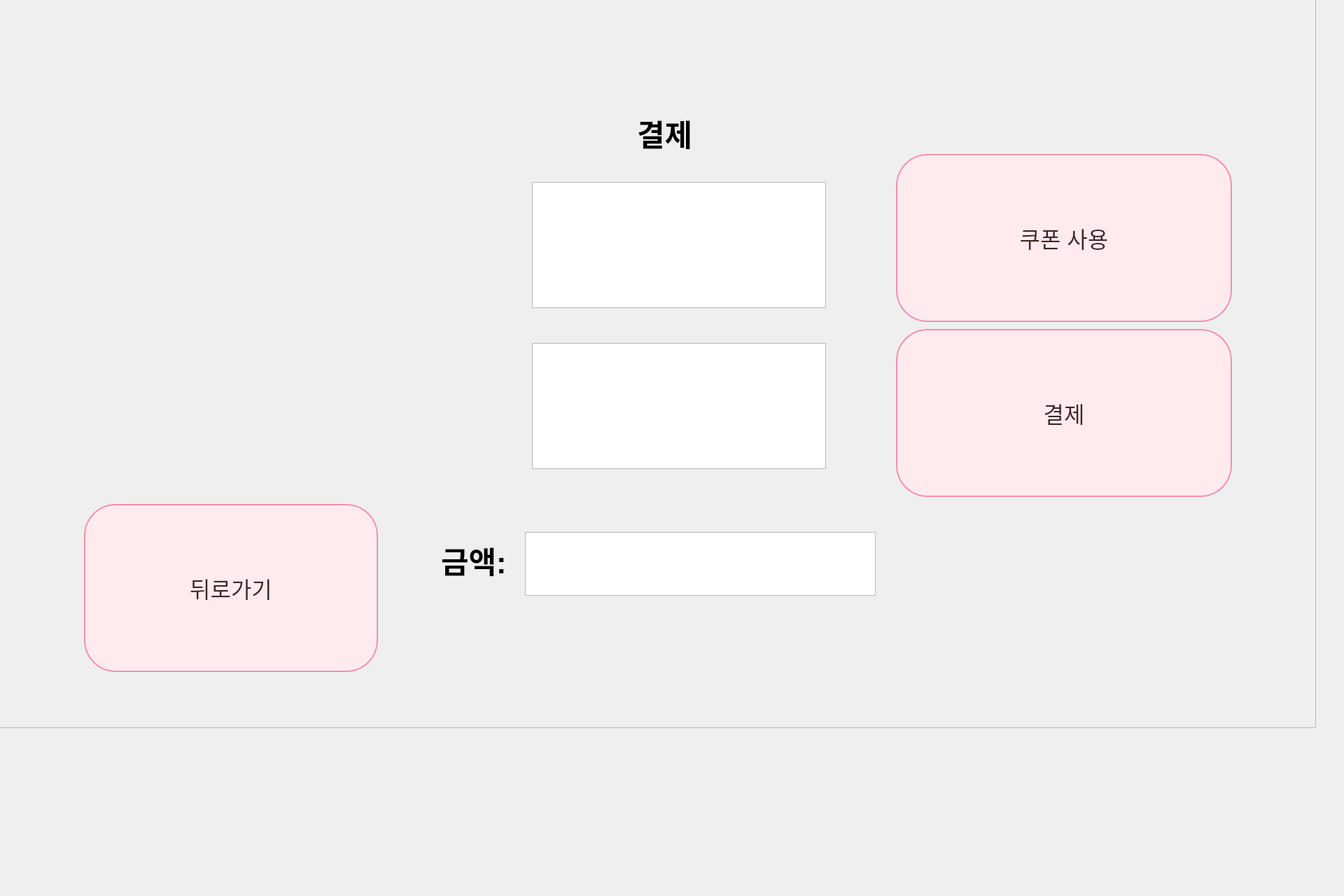
<?xml version="1.0" encoding="UTF-8"?>
<ui version="4.0">
 <class>Dialog</class>
 <widget class="QDialog" name="Dialog">
  <property name="geometry">
   <rect>
    <x>0</x>
    <y>0</y>
    <width>1920</width>
    <height>1280</height>
   </rect>
  </property>
  <property name="windowTitle">
   <string>Dialog</string>
  </property>
  <property name="styleSheet">
   <string notr="true"/>
  </property>
  <widget class="QLabel" name="label">
   <property name="geometry">
    <rect>
     <x>910</x>
     <y>110</y>
     <width>311</width>
     <height>161</height>
    </rect>
   </property>
   <property name="font">
    <font>
     <pointsize>32</pointsize>
     <weight>75</weight>
     <bold>true</bold>
    </font>
   </property>
   <property name="text">
    <string>결제</string>
   </property>
  </widget>
  <widget class="QPushButton" name="pushButton_6">
   <property name="geometry">
    <rect>
     <x>1280</x>
     <y>220</y>
     <width>480</width>
     <height>240</height>
    </rect>
   </property>
   <property name="font">
    <font>
     <pointsize>-1</pointsize>
    </font>
   </property>
   <property name="styleSheet">
    <string notr="true">QPushButton {
    color: #3E2723; /* 다크 브라운 글씨 색 */
    background-color: #FFEBEE; /* 라이트 핑크 배경 */
    font-size: 32px; /* 글씨 크기 */
    border: 2px solid #F48FB1; /* 핑크 테두리 */
    border-radius: 45px; /* 둥근 모서리 */
    padding: 10px;
}
QPushButton:hover{
	background-color: #FFC0CB
}</string>
   </property>
   <property name="text">
    <string>쿠폰 사용</string>
   </property>
  </widget>
  <widget class="QPushButton" name="pushButton_8">
   <property name="geometry">
    <rect>
     <x>1280</x>
     <y>470</y>
     <width>480</width>
     <height>240</height>
    </rect>
   </property>
   <property name="font">
    <font>
     <pointsize>-1</pointsize>
    </font>
   </property>
   <property name="styleSheet">
    <string notr="true">QPushButton {
    color: #3E2723; /* 다크 브라운 글씨 색 */
    background-color: #FFEBEE; /* 라이트 핑크 배경 */
    font-size: 32px; /* 글씨 크기 */
    border: 2px solid #F48FB1; /* 핑크 테두리 */
    border-radius: 45px; /* 둥근 모서리 */
    padding: 10px;
}
QPushButton:hover{
	background-color: #FFC0CB
}</string>
   </property>
   <property name="text">
    <string>결제</string>
   </property>
  </widget>
  <widget class="QTextBrowser" name="textBrowser">
   <property name="geometry">
    <rect>
     <x>760</x>
     <y>490</y>
     <width>420</width>
     <height>180</height>
    </rect>
   </property>
   <property name="font">
    <font>
     <pointsize>22</pointsize>
    </font>
   </property>
   <property name="html">
    <string>&lt;!DOCTYPE HTML PUBLIC &quot;-//W3C//DTD HTML 4.0//EN&quot; &quot;http://www.w3.org/TR/REC-html40/strict.dtd&quot;&gt;
&lt;html&gt;&lt;head&gt;&lt;meta name=&quot;qrichtext&quot; content=&quot;1&quot; /&gt;&lt;style type=&quot;text/css&quot;&gt;
p, li { white-space: pre-wrap; }
&lt;/style&gt;&lt;/head&gt;&lt;body style=&quot; font-family:'Ubuntu'; font-size:22pt; font-weight:400; font-style:normal;&quot;&gt;
&lt;p align=&quot;center&quot; style=&quot;-qt-paragraph-type:empty; margin-top:0px; margin-bottom:0px; margin-left:0px; margin-right:0px; -qt-block-indent:0; text-indent:0px; font-size:28pt;&quot;&gt;&lt;br /&gt;&lt;/p&gt;&lt;/body&gt;&lt;/html&gt;</string>
   </property>
  </widget>
  <widget class="QLabel" name="label_2">
   <property name="geometry">
    <rect>
     <x>630</x>
     <y>720</y>
     <width>311</width>
     <height>161</height>
    </rect>
   </property>
   <property name="font">
    <font>
     <pointsize>32</pointsize>
     <weight>75</weight>
     <bold>true</bold>
    </font>
   </property>
   <property name="text">
    <string>금액:</string>
   </property>
  </widget>
  <widget class="QTextBrowser" name="textBrowser_2">
   <property name="geometry">
    <rect>
     <x>750</x>
     <y>760</y>
     <width>501</width>
     <height>91</height>
    </rect>
   </property>
   <property name="font">
    <font>
     <pointsize>28</pointsize>
    </font>
   </property>
   <property name="html">
    <string>&lt;!DOCTYPE HTML PUBLIC &quot;-//W3C//DTD HTML 4.0//EN&quot; &quot;http://www.w3.org/TR/REC-html40/strict.dtd&quot;&gt;
&lt;html&gt;&lt;head&gt;&lt;meta name=&quot;qrichtext&quot; content=&quot;1&quot; /&gt;&lt;style type=&quot;text/css&quot;&gt;
p, li { white-space: pre-wrap; }
&lt;/style&gt;&lt;/head&gt;&lt;body style=&quot; font-family:'Ubuntu'; font-size:28pt; font-weight:400; font-style:normal;&quot;&gt;
&lt;p align=&quot;right&quot; style=&quot;-qt-paragraph-type:empty; margin-top:0px; margin-bottom:0px; margin-left:0px; margin-right:0px; -qt-block-indent:0; text-indent:0px;&quot;&gt;&lt;br /&gt;&lt;/p&gt;&lt;/body&gt;&lt;/html&gt;</string>
   </property>
  </widget>
  <widget class="QTextBrowser" name="textBrowser_3">
   <property name="geometry">
    <rect>
     <x>760</x>
     <y>260</y>
     <width>420</width>
     <height>180</height>
    </rect>
   </property>
   <property name="font">
    <font>
     <pointsize>22</pointsize>
    </font>
   </property>
   <property name="html">
    <string>&lt;!DOCTYPE HTML PUBLIC &quot;-//W3C//DTD HTML 4.0//EN&quot; &quot;http://www.w3.org/TR/REC-html40/strict.dtd&quot;&gt;
&lt;html&gt;&lt;head&gt;&lt;meta name=&quot;qrichtext&quot; content=&quot;1&quot; /&gt;&lt;style type=&quot;text/css&quot;&gt;
p, li { white-space: pre-wrap; }
&lt;/style&gt;&lt;/head&gt;&lt;body style=&quot; font-family:'Ubuntu'; font-size:22pt; font-weight:400; font-style:normal;&quot;&gt;
&lt;p align=&quot;center&quot; style=&quot;-qt-paragraph-type:empty; margin-top:0px; margin-bottom:0px; margin-left:0px; margin-right:0px; -qt-block-indent:0; text-indent:0px; font-size:28pt;&quot;&gt;&lt;br /&gt;&lt;/p&gt;&lt;/body&gt;&lt;/html&gt;</string>
   </property>
  </widget>
  <widget class="QFrame" name="frame">
   <property name="geometry">
    <rect>
     <x>-40</x>
     <y>-40</y>
     <width>1920</width>
     <height>1080</height>
    </rect>
   </property>
   <property name="styleSheet">
    <string notr="true">QFrame {
    background-image: url(/home/messi/ws_amr/qt/dall.jpg); /* 배경 이미지 설정 */
    background-position: center; /* 이미지 중앙 정렬 */
    background-repeat: no-repeat; /* 이미지 반복 안함 */
}</string>
   </property>
   <property name="frameShape">
    <enum>QFrame::StyledPanel</enum>
   </property>
   <property name="frameShadow">
    <enum>QFrame::Raised</enum>
   </property>
   <widget class="QPushButton" name="pushButton_back">
    <property name="geometry">
     <rect>
      <x>160</x>
      <y>760</y>
      <width>420</width>
      <height>240</height>
     </rect>
    </property>
    <property name="styleSheet">
     <string notr="true">QPushButton {
    color: #3E2723; /* 다크 브라운 글씨 색 */
    background-color: #FFEBEE; /* 라이트 핑크 배경 */
    font-size: 32px; /* 글씨 크기 */
    border: 2px solid #F48FB1; /* 핑크 테두리 */
    border-radius: 45px; /* 둥근 모서리 */
    padding: 10px;
}
QPushButton:hover{
	background-color: #FFC0CB
}</string>
    </property>
    <property name="text">
     <string>뒤로가기</string>
    </property>
   </widget>
  </widget>
  <zorder>frame</zorder>
  <zorder>label</zorder>
  <zorder>pushButton_6</zorder>
  <zorder>pushButton_8</zorder>
  <zorder>textBrowser</zorder>
  <zorder>label_2</zorder>
  <zorder>textBrowser_2</zorder>
  <zorder>textBrowser_3</zorder>
 </widget>
 <resources/>
 <connections/>
</ui>
